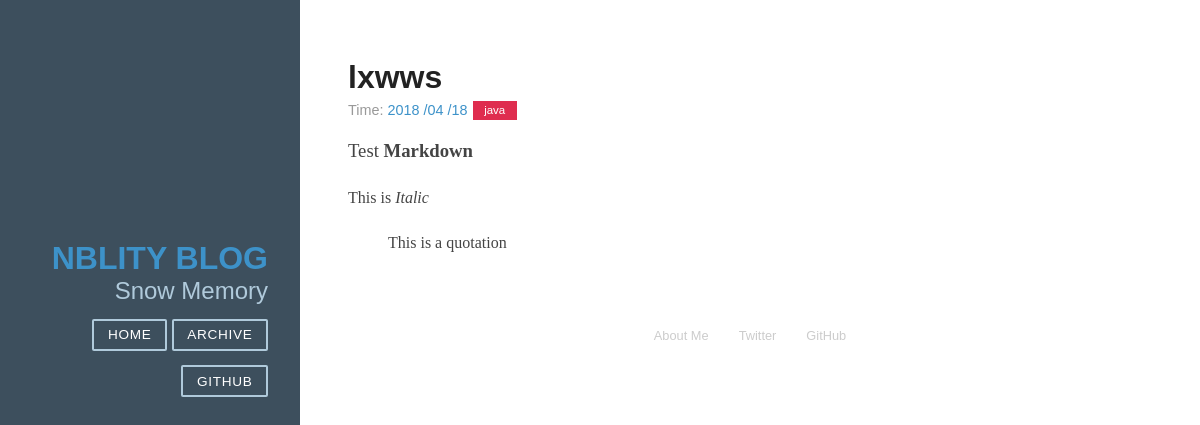
/detail/3, run on the app's committed database.
### article/models.py (models this page shows, shortened)
class Article(models.Model):
    title = models.CharField(max_length = 100)#博客题目
    category = models.CharField(max_length = 50)#博客标签
    date_time = models.DateTimeField(auto_now_add=True)#博客日期
    content = models.TextField(blank=True,null=True) #博客文章正文
    class Meta:
        ordering = ['-date_time']

### article/views.py (the view)
# urls.py: path('detail/<int:id>',views.detail,name='detail'),
def detail(request,id):
    try:
        post = Article.objects.get(id=str(id))
    except Article.DoesNotExist:
        raise Http404
    return render(request, 'post.html', {'post':post})

### article/templatetags/custom_markdown.py (called while the page is built)
@register.filter(is_safe=True)  #注册template filter
@stringfilter  #希望字符串作为参数
def custom_markdown(value):
    return mark_safe(markdown.markdown(value,
        extensions = [
                        'markdown.extensions.extra',
                        'markdown.extensions.codehilite',
                        'markdown.extensions.toc'
                      ],
                                       safe_mode=True,
                                       enable_attributes=False))

### templates/post.html
{% extends "base.html" %}
{%load custom_markdown%}
${% block content %}
<div class="posts">
        <section class="post">
            <header class="post-header">
                <h2 class="post-title">{{ post.title }}</h2>
                    <p class="post-meta">
                        Time:  <a class="post-author" href="#">{{ post.date_time|date:"Y /m /d"}}</a> <a class="post-category post-category-js" href="#">{{ post.category }}</a>
                    </p>
            </header>
                <div class="post-description">
                    <p>
                        {{ post.content|custom_markdown }}
                    </p>
                </div>
        </section>
</div>
{% endblock %}

### static/pure/pure-min.css (style rules this page uses)
html { font-family:sans-serif;-ms-text-size-adjust:100%;-webkit-text-size-adjust:100% }
body { margin:0 }
article,aside,details,figcaption,figure,footer,header,hgroup,main,menu,nav,section,summary { display:block }
a { background-color:transparent }
b,optgroup,strong { font-weight:700 }

### static/blog/blog.css (style rules this page uses)
* { -webkit-box-sizing: border-box; -moz-box-sizing: border-box; box-sizing: border-box; }
a { text-decoration: none; color: rgb(61, 146, 201); }
h3 { font-weight: 100; }
.post { padding-bottom: 2em; }
.post-title { font-size: 2em; color: #222; margin-bottom: 0.2em; }
.post-description { font-family: Georgia, "Cambria", serif; color: #444; line-height: 1.8em; }
.post-meta { color: #999; font-size: 90%; margin: 0; }
.post-category { margin: 0 0.1em; padding: 0.3em 1em; color: #fff; background: #999; font-size: 80%; }
.post-category-js { background: #df2d4f; }

### data on the page
Article: title "lxwws", date_time "2018 /04 /18", category "java", content|custom_markdown "Test Markdown This is Italic This is a quotation"
